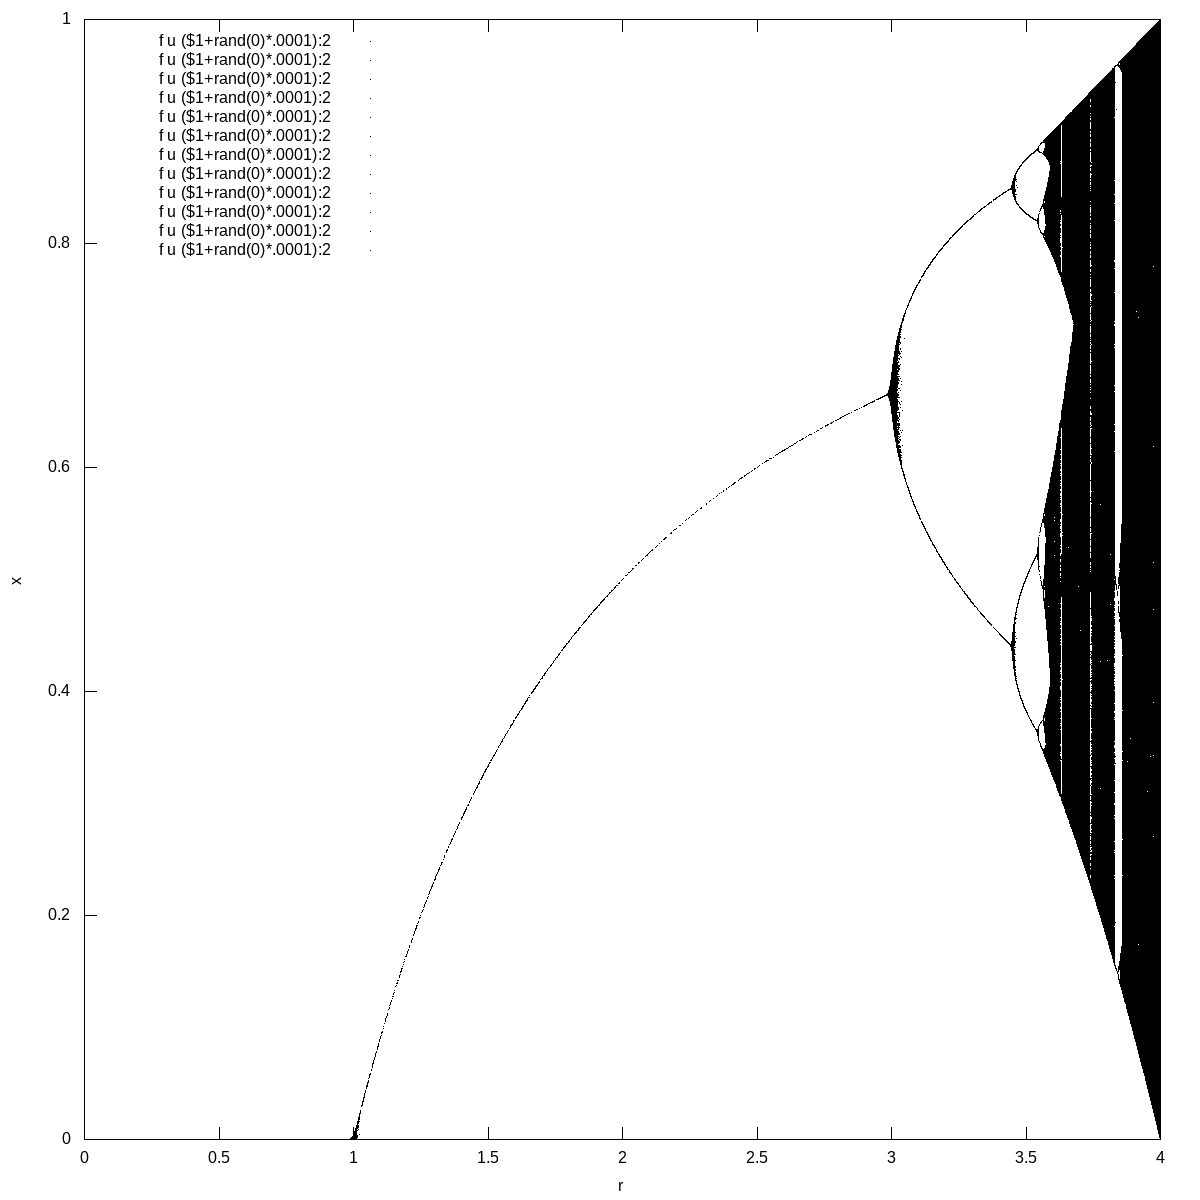

Reproduce this figure in gnuplot.
#!/usr/bin/gnuplot -persist
#
#    
#    	G N U P L O T
#    	Version 5.2 patchlevel 8    last modified 2019-12-01 
#    
#    	Copyright (C) 1986-1993, 1998, 2004, 2007-2019
#    	Thomas Williams, Colin Kelley and many others
#    
#    	gnuplot home:     http://www.gnuplot.info
#    	faq, bugs, etc:   type "help FAQ"
#    	immediate help:   type "help"  (plot window: hit 'h')
# set terminal qt 0 font "Sans,9"
# set output
unset clip points
set clip one
unset clip two
set errorbars front 1.000000 
set border 31 front lt black linewidth 1.000 dashtype solid
set zdata 
set ydata 
set xdata 
set y2data 
set x2data 
set boxwidth
set style fill  empty border
set style rectangle back fc  bgnd fillstyle   solid 1.00 border lt -1
set style circle radius graph 0.02 
set style ellipse size graph 0.05, 0.03 angle 0 units xy
set dummy x, y
set format x "% h" 
set format y "% h" 
set format x2 "% h" 
set format y2 "% h" 
set format z "% h" 
set format cb "% h" 
set format r "% h" 
set ttics format "% h"
set timefmt "%d/%m/%y,%H:%M"
set angles radians
set tics back
unset grid
unset raxis
set theta counterclockwise right
set style parallel front  lt black linewidth 2.000 dashtype solid
set key title "" center
set key fixed left top vertical Right noreverse enhanced autotitle nobox
set key noinvert samplen 4 spacing 1 width 0 height 0 
set key maxcolumns 0 maxrows 0
set key noopaque
unset label
unset arrow
set style increment default
unset style line
unset style arrow
set style histogram clustered gap 2 title textcolor lt -1
unset object
set style textbox transparent margins  1.0,  1.0 border  lt -1 linewidth  1.0
set offsets 0, 0, 0, 0
set pointsize 1
set pointintervalbox 1
set encoding default
unset polar
unset parametric
unset decimalsign
unset micro
unset minussign
set view 60, 30, 1, 1
set view azimuth 0
set rgbmax 255
set samples 100, 100
set isosamples 10, 10
set surface 
unset contour
set cntrlabel  format '%8.3g' font '' start 5 interval 20
set mapping cartesian
set datafile separator whitespace
unset hidden3d
set cntrparam order 4
set cntrparam linear
set cntrparam levels 5
set cntrparam levels auto
set cntrparam firstlinetype 0 unsorted
set cntrparam points 5
set size ratio 0 1,1
set origin 0,0
set style data dots
set style function lines
unset xzeroaxis
unset yzeroaxis
unset zzeroaxis
unset x2zeroaxis
unset y2zeroaxis
set xyplane relative 0.5
set tics scale  1, 0.5, 1, 1, 1
set mxtics default
set mytics default
set mztics default
set mx2tics default
set my2tics default
set mcbtics default
set mrtics default
set nomttics
set xtics border in scale 1,0.5 mirror norotate  autojustify
set xtics  norangelimit autofreq 
set ytics border in scale 1,0.5 mirror norotate  autojustify
set ytics  norangelimit autofreq 
set ztics border in scale 1,0.5 nomirror norotate  autojustify
set ztics  norangelimit autofreq 
unset x2tics
unset y2tics
set cbtics border in scale 1,0.5 mirror norotate  autojustify
set cbtics  norangelimit logscale autofreq 
set rtics axis in scale 1,0.5 nomirror norotate  autojustify
set rtics  norangelimit autofreq 
unset ttics
set title "" 
set title  font "" textcolor lt -1 norotate
set timestamp bottom 
set timestamp "" 
set timestamp  font "" textcolor lt -1 norotate
set trange [ * : * ] noreverse nowriteback
set urange [ * : * ] noreverse nowriteback
set vrange [ * : * ] noreverse nowriteback
set xlabel "" 
set xlabel  font "" textcolor lt -1 norotate
set x2label "" 
set x2label  font "" textcolor lt -1 norotate
set xrange [ 3.53514 : 3.56538 ] noreverse writeback
set x2range [ 3.59728 : 3.62347 ] noreverse writeback
set ylabel "" 
set ylabel  font "" textcolor lt -1 rotate
set y2label "" 
set y2label  font "" textcolor lt -1 rotate
set yrange [ 0.491133 : 0.549510 ] noreverse writeback
set y2range [ 0.491078 : 0.549448 ] noreverse writeback
set zlabel "" 
set zlabel  font "" textcolor lt -1 norotate
set zrange [ * : * ] noreverse writeback
set cblabel "" 
set cblabel  font "" textcolor lt -1 rotate
set cbrange [ * : * ] noreverse writeback
set rlabel "" 
set rlabel  font "" textcolor lt -1 norotate
set rrange [ * : * ] noreverse writeback
unset logscale
set logscale cb 10
unset jitter
set zero 1e-08
set lmargin  -1
set bmargin  -1
set rmargin  -1
set tmargin  -1
set locale "en_US.UTF-8"
set pm3d explicit at s
set pm3d scansautomatic
set pm3d interpolate 1,1 flush begin noftriangles noborder corners2color mean
set pm3d nolighting
set palette positive nops_allcF maxcolors 0 gamma 1.5 color model RGB 
set palette rgbformulae 7, 5, 15
set colorbox default
set colorbox vertical origin screen 0.9, 0.2 size screen 0.05, 0.6 front  noinvert bdefault
set style boxplot candles range  1.50 outliers pt 7 separation 1 labels auto unsorted
set loadpath 
set fontpath 
set psdir
set fit brief errorvariables nocovariancevariables errorscaling prescale nowrap v5
GNUTERM = "qt"
filelist = "coords_xr_09072021_0.dat coords_rx_2.980_3.020.out coords_rx_1.000_1.100.out coords_rx_0.970_1.010.out coords_rx_3.500_3.600.out coords_rx_3.600_3.700.out coords_rx_3.400_3.500.out coords_rx_1.000_2.000.out coords_rx_3.020_3.200.out coords_rx_3.020_3.050.out coords_rx_3.700_4.000.out coords_rx_2.900_4.000.out"
## Last datafile plotted: "coords_rx_2.900_4.000.out"
set xlabel 'r'
set ylabel 'x'
set xrange [0:4]
set yrange [0:1]
set term png size 1200,1200
set output 'plotting.dots.png'
plot for [f in filelist] f u ($1+rand(0)*.0001):2 lc -1
set output 'plotting.dots.zoom.png'
set xrange [2.9:3.1]
set yrange [.55:.75]
plot for [f in filelist] f u ($1+rand(0)*.0001):2 lc -1
#    EOF
